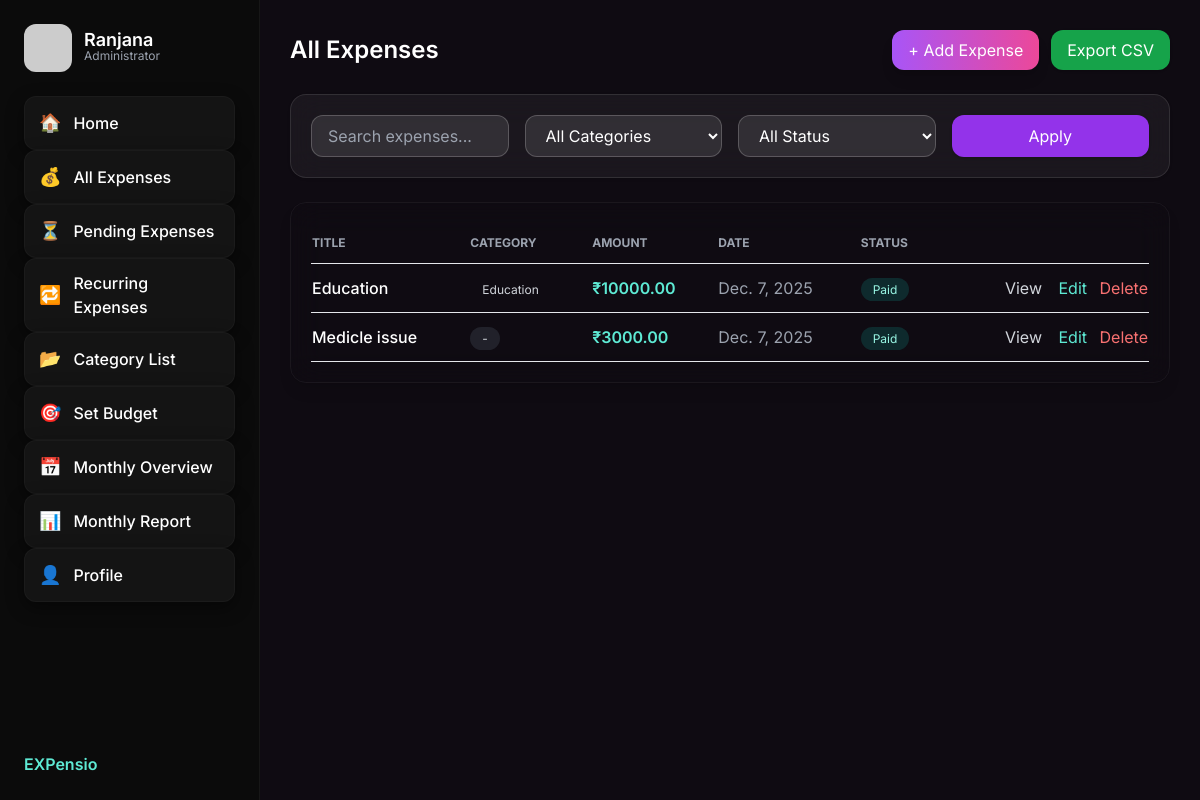
The page /expenses/ (signed in) on the database its author committed.
### expenses/models.py (models this page shows, shortened)
class Expense(models.Model):
    user = models.ForeignKey(User, on_delete=models.CASCADE)
    category = models.ForeignKey(Category, on_delete=models.SET_NULL, null=True)
    title = models.CharField(max_length=100)
    amount = models.DecimalField(max_digits=10, decimal_places=2)
    date = models.DateField()
    note = models.TextField(blank=True)
    STATUS = (
        ("PAID", "Paid"),
        ("PENDING", "Pending"),
    )
    status = models.CharField(max_length=10, choices=STATUS, default="PAID")

class Category(models.Model):
    user = models.ForeignKey(User, on_delete=models.CASCADE)
    name = models.CharField(max_length=50)
    icon = models.CharField(max_length=50, blank=True)

### expenses/views.py (the view, shortened to what this page needs)
# urls.py: path("expenses/", views.expenses_list, name="expenses_list"),
@login_required
def expenses_list(request):
    expenses = Expense.objects.filter(user=request.user).order_by('-date')
    categories = Category.objects.filter(user=request.user)
    search = request.GET.get("search", "")
    category_id = request.GET.get("category", "")
    status = request.GET.get("status", "")
    if category_id:
        expenses = expenses.filter(category__id=category_id)
    if status:
        expenses = expenses.filter(status=status)
    return render(request, "expenses/expenses_list.html", {
        "expenses": expenses,
        "categories": categories,
    })

### expenses/templates/expenses/expenses_list.html (shortened to what this page needs)
{% extends "expenses/base.html" %}
{% block content %}
<div class="flex items-center justify-between mb-6">
  <h1 class="text-white text-2xl font-semibold">All Expenses</h1>
  <div class="flex gap-3">
    <a href="{% url 'expense_add' %}" class="px-4 py-2 rounded-xl bg-gradient-to-r from-purple-500 to-pink-500 text-white shadow-lg">+ Add Expense</a>
    <a href="{% url 'export_csv' %}" class="px-4 py-2 rounded-xl bg-green-600 text-white shadow">Export CSV</a>
  </div>
</div>
<div class="backdrop-blur-lg bg-white/5 border border-white/10 rounded-2xl p-5 mb-6 shadow">
  <form method="GET" class="grid grid-cols-1 md:grid-cols-4 gap-4">
    <input
      type="text"
      name="search"
      placeholder="Search expenses..."
      value="{{ request.GET.search }}"
      class="px-4 py-2 rounded-xl bg-white/10 border border-white/20 text-white placeholder-gray-400"
    />
    <select
      name="category"
      class="px-4 py-2 rounded-xl bg-white/10 border border-white/20 text-white"
    >
      <option value="">All Categories</option>
    </select>
    <select
      name="status"
      class="px-4 py-2 rounded-xl bg-white/10 border border-white/20 text-white"
    >
      <option value="">All Status</option>
    </select>
    <button class="px-4 py-2 rounded-xl bg-purple-600 text-white shadow">
      Apply
    </button>
  </form>
</div>
<div class="backdrop-blur-lg bg-white/3 border border-white/5 rounded-2xl p-5 shadow-lg">
  <div class="overflow-x-auto">
    <table class="w-full text-left text-gray-300">
      <thead class="text-xs text-gray-400 uppercase border-b border-white/6">
        <tr>
          <th class="py-3">Title</th>
          <th>Category</th>
          <th>Amount</th>
          <th>Date</th>
          <th>Status</th>
          <th></th>
        </tr>
      </thead>
      <tbody>
        {% for e in expenses %}
        <tr class="border-b border-white/6 hover:bg-white/6 transition">
          <td class="py-3 font-medium text-white">{{ e.title }}</td>
          <td>
            {% if e.category %}
              <span class="px-3 py-1 text-xs rounded-full
                {% cycle 'bg-blue-700/30 text-blue-200'
                        'bg-green-700/30 text-green-200'
                        'bg-purple-700/30 text-purple-200'
                        'bg-pink-700/30 text-pink-200'
                        'bg-yellow-700/30 text-yellow-200' %}">
                {{ e.category.name }}
              </span>
            {% else %}
              <span class="px-3 py-1 text-xs rounded-full bg-gray-600/30 text-gray-300">-</span>
            {% endif %}
          </td>
          <td class="text-teal-300 font-semibold">₹{{ e.amount }}</td>
          <td class="text-gray-400">{{ e.date }}</td>
          <td>
            {% if e.status == "PAID" %}
              <span class="px-3 py-1 rounded-full bg-teal-700/30 text-teal-200 text-xs">Paid</span>
            {% else %}
              <span class="px-3 py-1 rounded-full bg-yellow-700/30 text-yellow-200 text-xs">Pending</span>
            {% endif %}
          </td>
          <td class="text-right">
            <a href="{% url 'expense_view' e.id %}" class="text-gray-300 mr-3">View</a>
            <a href="{% url 'expense_edit' e.id %}" class="text-teal-300 mr-2">Edit</a>
            <a href="{% url 'expense_delete' e.id %}" class="text-red-400">Delete</a>
          </td>
        </tr>
        {% empty %}
        <tr>
          <td colspan="6" class="py-8 text-center text-gray-500">
            No expenses found.
          </td>
        </tr>
        {% endfor %}
      </tbody>
    </table>
  </div>
</div>
{% endblock %}

### expenses/templates/expenses/base.html (shortened to what this page needs)
<!DOCTYPE html>
<html lang="en">
<head>
  <script src="https://cdn.tailwindcss.com"></script>
</head>
<body>
<div class="app">
  <aside class="sidebar" id="sidebar">
    <div class="flex items-center gap-3 mb-6">
      <img src="https://i.pravatar.cc/100?img=47" class="w-12 h-12 rounded-xl">
      <div class="side-text">
        <div class="text-white font-semibold text-lg leading-4">{{user.username}}</div>
        <div class="muted text-xs">Administrator</div>
      </div>
    </div>
<nav class="space-y-2">
  <a href="{% url 'dash' %}">
    <div class="sidebar-card">
      <span class="text-white text-lg">🏠</span>
      <span class="side-text text-white font-medium">Home</span>
    </div>
  </a>
  <a href="{% url 'expenses_list' %}">
    <div class="sidebar-card">
      <span class="text-white text-lg">💰</span>
      <span class="side-text text-white font-medium">All Expenses</span>
    </div>
  </a>
  <a href="{% url 'pending_expenses' %}">
    <div class="sidebar-card">
      <span class="text-white text-lg">⏳</span>
      <span class="side-text text-white font-medium">Pending Expenses</span>
    </div>
  </a>
  <a href="{% url 'recurring_list' %}">
    <div class="sidebar-card">
      <span class="text-white text-lg">🔁</span>
      <span class="side-text text-white font-medium">Recurring Expenses</span>
    </div>
  </a>
  <a href="{% url 'categories_list' %}">
    <div class="sidebar-card">
      <span class="text-white text-lg">📂</span>
      <span class="side-text text-white font-medium">Category List</span>
    </div>
  </a>
  <a href="{% url 'set_budget' %}">
    <div class="sidebar-card">
      <span class="text-white text-lg">🎯</span>
      <span class="side-text text-white font-medium">Set Budget</span>
    </div>
  </a>
  <a href="{% url 'monthly_overview' %}">
    <div class="sidebar-card">
      <span class="text-white text-lg">📅</span>
      <span class="side-text text-white font-medium">Monthly Overview</span>
    </div>
  </a>
  <a href="{% url 'monthly_report' %}">
    <div class="sidebar-card">
      <span class="text-white text-lg">📊</span>
      <span class="side-text text-white font-medium">Monthly Report</span>
    </div>
  </a>
  <a href="{% url 'profile' %}">
    <div class="sidebar-card">
      <span class="text-white text-lg">👤</span>
      <span class="side-text text-white font-medium">Profile</span>
    </div>
  </a>
</nav>
    <div class="absolute bottom-6 left-6 text-teal-300 font-semibold">
      EXPensio
    </div>
  </aside>
  <main class="content">
    {% block content %}
    {% endblock %}
  </main>
</div>
</body>
</html>

### expenses/templates/expenses/base.html (style rules this page uses)
body { margin:0; font-family: "Inter", sans-serif; background:#0f0b12; height:100vh; overflow:hidden; }
.app { display:flex; height:100vh; width:100vw; }
.sidebar { width: 260px; background: #0B0B0B; padding: 24px; border-right: 1px solid rgba(255,255,255,0.05); overflow-y:auto; transition:0.25s; }
.sidebar-card { background:#141414; padding:12px 14px; border-radius:12px; box-shadow: 0 6px 18px rgba(0,0,0,0.45); border:1px solid rgba(255,255,255,0.03); display:flex; align-items:center; gap:12px; cursor:pointer; transition:0.2s; }
.content { flex:1; overflow-y:auto; padding:30px; }
.muted { color:#9CA3AF; }

### rows shown on the page
Expense: title "Education", category.name "Education", amount "10000.00", date "Dec. 7, 2025", status "Paid"
Expense: title "Medicle issue", amount "3000.00", date "Dec. 7, 2025", status "Paid"

### other values the page prints
{{ user.username }} "Ranjana"
